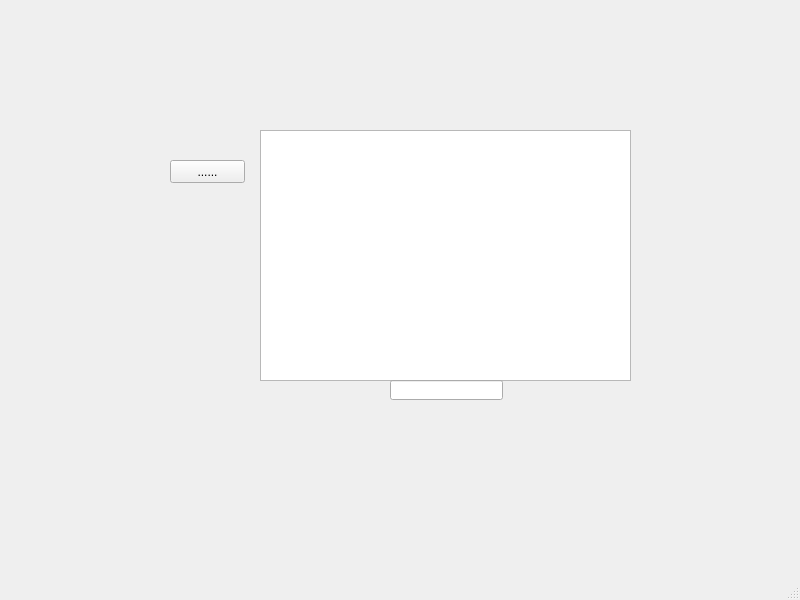
<?xml version="1.0" encoding="UTF-8"?>
<ui version="4.0">
 <class>MainWindow</class>
 <widget class="QMainWindow" name="MainWindow">
  <property name="geometry">
   <rect>
    <x>0</x>
    <y>0</y>
    <width>800</width>
    <height>600</height>
   </rect>
  </property>
  <property name="windowTitle">
   <string>MainWindow</string>
  </property>
  <widget class="QWidget" name="centralwidget">
   <widget class="QStackedWidget" name="stackedWidget">
    <property name="geometry">
     <rect>
      <x>20</x>
      <y>0</y>
      <width>741</width>
      <height>531</height>
     </rect>
    </property>
    <property name="currentIndex">
     <number>6</number>
    </property>
    <widget class="QWidget" name="page">
     <widget class="QLabel" name="label">
      <property name="geometry">
       <rect>
        <x>50</x>
        <y>-20</y>
        <width>691</width>
        <height>481</height>
       </rect>
      </property>
      <property name="text">
       <string/>
      </property>
      <property name="pixmap">
       <pixmap>../Abdelmoumen Djabu/BAckground.png</pixmap>
      </property>
      <property name="scaledContents">
       <bool>true</bool>
      </property>
     </widget>
     <widget class="QPushButton" name="Ajouter">
      <property name="geometry">
       <rect>
        <x>230</x>
        <y>70</y>
        <width>101</width>
        <height>20</height>
       </rect>
      </property>
      <property name="text">
       <string/>
      </property>
      <property name="flat">
       <bool>true</bool>
      </property>
     </widget>
     <widget class="QPushButton" name="Stat">
      <property name="geometry">
       <rect>
        <x>500</x>
        <y>70</y>
        <width>101</width>
        <height>20</height>
       </rect>
      </property>
      <property name="text">
       <string/>
      </property>
      <property name="flat">
       <bool>true</bool>
      </property>
     </widget>
     <widget class="QPushButton" name="Trier">
      <property name="geometry">
       <rect>
        <x>550</x>
        <y>420</y>
        <width>101</width>
        <height>20</height>
       </rect>
      </property>
      <property name="text">
       <string/>
      </property>
      <property name="flat">
       <bool>true</bool>
      </property>
     </widget>
     <widget class="QPushButton" name="Supprimer">
      <property name="geometry">
       <rect>
        <x>390</x>
        <y>430</y>
        <width>101</width>
        <height>20</height>
       </rect>
      </property>
      <property name="text">
       <string/>
      </property>
      <property name="flat">
       <bool>true</bool>
      </property>
     </widget>
     <widget class="QPushButton" name="Modifier">
      <property name="geometry">
       <rect>
        <x>220</x>
        <y>420</y>
        <width>101</width>
        <height>20</height>
       </rect>
      </property>
      <property name="text">
       <string/>
      </property>
      <property name="flat">
       <bool>true</bool>
      </property>
     </widget>
     <widget class="QPushButton" name="Place">
      <property name="geometry">
       <rect>
        <x>-2</x>
        <y>136</y>
        <width>111</width>
        <height>16</height>
       </rect>
      </property>
      <property name="text">
       <string/>
      </property>
      <property name="flat">
       <bool>true</bool>
      </property>
     </widget>
     <widget class="QPushButton" name="Abonnement">
      <property name="geometry">
       <rect>
        <x>3</x>
        <y>164</y>
        <width>111</width>
        <height>16</height>
       </rect>
      </property>
      <property name="text">
       <string/>
      </property>
      <property name="flat">
       <bool>true</bool>
      </property>
     </widget>
     <widget class="QTableView" name="tableView">
      <property name="geometry">
       <rect>
        <x>270</x>
        <y>120</y>
        <width>321</width>
        <height>221</height>
       </rect>
      </property>
     </widget>
     <widget class="QLineEdit" name="cherche">
      <property name="geometry">
       <rect>
        <x>360</x>
        <y>340</y>
        <width>113</width>
        <height>20</height>
       </rect>
      </property>
     </widget>
     <widget class="QPushButton" name="Active">
      <property name="geometry">
       <rect>
        <x>170</x>
        <y>150</y>
        <width>75</width>
        <height>23</height>
       </rect>
      </property>
      <property name="text">
       <string>......</string>
      </property>
     </widget>
     <widget class="QLabel" name="label_7">
      <property name="geometry">
       <rect>
        <x>-10</x>
        <y>-10</y>
        <width>721</width>
        <height>541</height>
       </rect>
      </property>
      <property name="text">
       <string/>
      </property>
      <property name="pixmap">
       <pixmap>Menu.png</pixmap>
      </property>
      <property name="scaledContents">
       <bool>true</bool>
      </property>
     </widget>
     <zorder>label_7</zorder>
     <zorder>label</zorder>
     <zorder>Ajouter</zorder>
     <zorder>Stat</zorder>
     <zorder>Trier</zorder>
     <zorder>Supprimer</zorder>
     <zorder>Modifier</zorder>
     <zorder>Place</zorder>
     <zorder>Abonnement</zorder>
     <zorder>tableView</zorder>
     <zorder>cherche</zorder>
     <zorder>Active</zorder>
    </widget>
    <widget class="QWidget" name="page_3">
     <widget class="QLabel" name="label_2">
      <property name="geometry">
       <rect>
        <x>110</x>
        <y>90</y>
        <width>451</width>
        <height>471</height>
       </rect>
      </property>
      <property name="text">
       <string/>
      </property>
      <property name="pixmap">
       <pixmap>../Abdelmoumen Djabu/AjoutAbo.png</pixmap>
      </property>
      <property name="scaledContents">
       <bool>true</bool>
      </property>
     </widget>
     <widget class="QLineEdit" name="Idedit">
      <property name="geometry">
       <rect>
        <x>250</x>
        <y>145</y>
        <width>261</width>
        <height>20</height>
       </rect>
      </property>
     </widget>
     <widget class="QLineEdit" name="Nomedit">
      <property name="geometry">
       <rect>
        <x>290</x>
        <y>178</y>
        <width>221</width>
        <height>20</height>
       </rect>
      </property>
     </widget>
     <widget class="QLineEdit" name="Predit">
      <property name="geometry">
       <rect>
        <x>330</x>
        <y>210</y>
        <width>191</width>
        <height>20</height>
       </rect>
      </property>
     </widget>
     <widget class="QLineEdit" name="Adedit">
      <property name="geometry">
       <rect>
        <x>330</x>
        <y>242</y>
        <width>191</width>
        <height>20</height>
       </rect>
      </property>
     </widget>
     <widget class="QLineEdit" name="Duredit">
      <property name="geometry">
       <rect>
        <x>310</x>
        <y>274</y>
        <width>211</width>
        <height>20</height>
       </rect>
      </property>
     </widget>
     <widget class="QPushButton" name="Ajouter2">
      <property name="geometry">
       <rect>
        <x>120</x>
        <y>430</y>
        <width>141</width>
        <height>20</height>
       </rect>
      </property>
      <property name="text">
       <string/>
      </property>
      <property name="flat">
       <bool>true</bool>
      </property>
     </widget>
     <widget class="QPushButton" name="Retour1">
      <property name="geometry">
       <rect>
        <x>410</x>
        <y>430</y>
        <width>131</width>
        <height>20</height>
       </rect>
      </property>
      <property name="text">
       <string/>
      </property>
      <property name="flat">
       <bool>true</bool>
      </property>
     </widget>
     <widget class="QLabel" name="label_8">
      <property name="geometry">
       <rect>
        <x>60</x>
        <y>0</y>
        <width>541</width>
        <height>491</height>
       </rect>
      </property>
      <property name="text">
       <string/>
      </property>
      <property name="pixmap">
       <pixmap>AjoutAbo.png</pixmap>
      </property>
      <property name="scaledContents">
       <bool>true</bool>
      </property>
     </widget>
     <zorder>label_8</zorder>
     <zorder>label_2</zorder>
     <zorder>Idedit</zorder>
     <zorder>Nomedit</zorder>
     <zorder>Predit</zorder>
     <zorder>Adedit</zorder>
     <zorder>Duredit</zorder>
     <zorder>Ajouter2</zorder>
     <zorder>Retour1</zorder>
    </widget>
    <widget class="QWidget" name="page_8">
     <widget class="QLabel" name="label_14">
      <property name="geometry">
       <rect>
        <x>144</x>
        <y>35</y>
        <width>401</width>
        <height>461</height>
       </rect>
      </property>
      <property name="text">
       <string/>
      </property>
      <property name="pixmap">
       <pixmap>SuppAbo.png</pixmap>
      </property>
      <property name="scaledContents">
       <bool>true</bool>
      </property>
     </widget>
     <widget class="QLineEdit" name="IdSup">
      <property name="geometry">
       <rect>
        <x>221</x>
        <y>203</y>
        <width>271</width>
        <height>22</height>
       </rect>
      </property>
     </widget>
     <widget class="QPushButton" name="Ajouter2_2">
      <property name="geometry">
       <rect>
        <x>740</x>
        <y>0</y>
        <width>141</width>
        <height>20</height>
       </rect>
      </property>
      <property name="text">
       <string/>
      </property>
      <property name="flat">
       <bool>true</bool>
      </property>
     </widget>
     <widget class="QPushButton" name="Supp">
      <property name="geometry">
       <rect>
        <x>160</x>
        <y>460</y>
        <width>141</width>
        <height>20</height>
       </rect>
      </property>
      <property name="text">
       <string/>
      </property>
      <property name="flat">
       <bool>true</bool>
      </property>
     </widget>
     <widget class="QPushButton" name="Annu">
      <property name="geometry">
       <rect>
        <x>380</x>
        <y>460</y>
        <width>141</width>
        <height>20</height>
       </rect>
      </property>
      <property name="text">
       <string/>
      </property>
      <property name="flat">
       <bool>true</bool>
      </property>
     </widget>
    </widget>
    <widget class="QWidget" name="page_4">
     <widget class="QLabel" name="label_4">
      <property name="geometry">
       <rect>
        <x>240</x>
        <y>70</y>
        <width>451</width>
        <height>471</height>
       </rect>
      </property>
      <property name="text">
       <string/>
      </property>
      <property name="pixmap">
       <pixmap>../Abdelmoumen Djabu/SupprimerPlace.png</pixmap>
      </property>
      <property name="scaledContents">
       <bool>true</bool>
      </property>
     </widget>
     <widget class="QLineEdit" name="Numedit">
      <property name="geometry">
       <rect>
        <x>330</x>
        <y>204</y>
        <width>221</width>
        <height>20</height>
       </rect>
      </property>
     </widget>
     <widget class="QPushButton" name="Supprimer3">
      <property name="geometry">
       <rect>
        <x>450</x>
        <y>460</y>
        <width>101</width>
        <height>20</height>
       </rect>
      </property>
      <property name="text">
       <string/>
      </property>
      <property name="flat">
       <bool>true</bool>
      </property>
     </widget>
     <widget class="QLabel" name="label_9">
      <property name="geometry">
       <rect>
        <x>161</x>
        <y>-1</y>
        <width>431</width>
        <height>520</height>
       </rect>
      </property>
      <property name="text">
       <string/>
      </property>
      <property name="pixmap">
       <pixmap>SuppPl.png</pixmap>
      </property>
      <property name="scaledContents">
       <bool>true</bool>
      </property>
     </widget>
     <zorder>label_9</zorder>
     <zorder>label_4</zorder>
     <zorder>Numedit</zorder>
     <zorder>Supprimer3</zorder>
    </widget>
    <widget class="QWidget" name="page_5">
     <widget class="QLabel" name="label_5">
      <property name="geometry">
       <rect>
        <x>210</x>
        <y>10</y>
        <width>461</width>
        <height>471</height>
       </rect>
      </property>
      <property name="text">
       <string/>
      </property>
      <property name="pixmap">
       <pixmap>../Abdelmoumen Djabu/ModifierPlace.png</pixmap>
      </property>
      <property name="scaledContents">
       <bool>true</bool>
      </property>
     </widget>
     <widget class="QLineEdit" name="NumEdit2">
      <property name="geometry">
       <rect>
        <x>350</x>
        <y>200</y>
        <width>191</width>
        <height>20</height>
       </rect>
      </property>
     </widget>
     <widget class="QLineEdit" name="DispoEdit2">
      <property name="geometry">
       <rect>
        <x>450</x>
        <y>230</y>
        <width>111</width>
        <height>20</height>
       </rect>
      </property>
     </widget>
     <widget class="QLineEdit" name="Dureedit2">
      <property name="geometry">
       <rect>
        <x>360</x>
        <y>260</y>
        <width>191</width>
        <height>20</height>
       </rect>
      </property>
     </widget>
     <widget class="QPushButton" name="Modifier2">
      <property name="geometry">
       <rect>
        <x>210</x>
        <y>410</y>
        <width>101</width>
        <height>20</height>
       </rect>
      </property>
      <property name="text">
       <string/>
      </property>
      <property name="flat">
       <bool>true</bool>
      </property>
     </widget>
     <widget class="QPushButton" name="Supprimer2_3">
      <property name="geometry">
       <rect>
        <x>460</x>
        <y>410</y>
        <width>101</width>
        <height>20</height>
       </rect>
      </property>
      <property name="text">
       <string/>
      </property>
      <property name="flat">
       <bool>true</bool>
      </property>
     </widget>
     <widget class="QLabel" name="label_10">
      <property name="geometry">
       <rect>
        <x>140</x>
        <y>30</y>
        <width>471</width>
        <height>431</height>
       </rect>
      </property>
      <property name="text">
       <string/>
      </property>
      <property name="pixmap">
       <pixmap>ModifPl.png</pixmap>
      </property>
      <property name="scaledContents">
       <bool>true</bool>
      </property>
     </widget>
     <zorder>label_10</zorder>
     <zorder>label_5</zorder>
     <zorder>NumEdit2</zorder>
     <zorder>DispoEdit2</zorder>
     <zorder>Dureedit2</zorder>
     <zorder>Modifier2</zorder>
     <zorder>Supprimer2_3</zorder>
    </widget>
    <widget class="QWidget" name="page_7">
     <widget class="QLabel" name="label_11">
      <property name="geometry">
       <rect>
        <x>160</x>
        <y>0</y>
        <width>431</width>
        <height>531</height>
       </rect>
      </property>
      <property name="text">
       <string/>
      </property>
      <property name="pixmap">
       <pixmap>ModifAbo.png</pixmap>
      </property>
      <property name="scaledContents">
       <bool>true</bool>
      </property>
     </widget>
     <widget class="QLineEdit" name="Id">
      <property name="geometry">
       <rect>
        <x>250</x>
        <y>196</y>
        <width>271</width>
        <height>22</height>
       </rect>
      </property>
     </widget>
     <widget class="QLineEdit" name="AncDur">
      <property name="geometry">
       <rect>
        <x>370</x>
        <y>247</y>
        <width>161</width>
        <height>22</height>
       </rect>
      </property>
     </widget>
     <widget class="QLineEdit" name="NouvDur">
      <property name="geometry">
       <rect>
        <x>370</x>
        <y>300</y>
        <width>161</width>
        <height>22</height>
       </rect>
      </property>
     </widget>
     <widget class="QPushButton" name="Modif">
      <property name="geometry">
       <rect>
        <x>196</x>
        <y>486</y>
        <width>93</width>
        <height>28</height>
       </rect>
      </property>
      <property name="text">
       <string/>
      </property>
      <property name="flat">
       <bool>true</bool>
      </property>
     </widget>
     <widget class="QPushButton" name="Ann">
      <property name="geometry">
       <rect>
        <x>440</x>
        <y>480</y>
        <width>93</width>
        <height>28</height>
       </rect>
      </property>
      <property name="text">
       <string/>
      </property>
      <property name="flat">
       <bool>true</bool>
      </property>
     </widget>
    </widget>
    <widget class="QWidget" name="page_6">
     <widget class="QLabel" name="label_6">
      <property name="geometry">
       <rect>
        <x>10</x>
        <y>10</y>
        <width>671</width>
        <height>491</height>
       </rect>
      </property>
      <property name="text">
       <string/>
      </property>
      <property name="pixmap">
       <pixmap>../Abdelmoumen Djabu/BAckgroundk.png</pixmap>
      </property>
      <property name="scaledContents">
       <bool>true</bool>
      </property>
     </widget>
     <widget class="QTableView" name="tableView_2">
      <property name="geometry">
       <rect>
        <x>240</x>
        <y>130</y>
        <width>371</width>
        <height>251</height>
       </rect>
      </property>
     </widget>
     <widget class="QLabel" name="label_12">
      <property name="geometry">
       <rect>
        <x>0</x>
        <y>10</y>
        <width>691</width>
        <height>511</height>
       </rect>
      </property>
      <property name="text">
       <string/>
      </property>
      <property name="pixmap">
       <pixmap>Menu.png</pixmap>
      </property>
      <property name="scaledContents">
       <bool>true</bool>
      </property>
     </widget>
     <widget class="QPushButton" name="Ann2">
      <property name="geometry">
       <rect>
        <x>220</x>
        <y>80</y>
        <width>93</width>
        <height>28</height>
       </rect>
      </property>
      <property name="text">
       <string/>
      </property>
      <property name="flat">
       <bool>true</bool>
      </property>
     </widget>
     <widget class="QPushButton" name="Ann3">
      <property name="geometry">
       <rect>
        <x>500</x>
        <y>80</y>
        <width>93</width>
        <height>28</height>
       </rect>
      </property>
      <property name="text">
       <string/>
      </property>
      <property name="flat">
       <bool>true</bool>
      </property>
     </widget>
     <widget class="QPushButton" name="Ann4">
      <property name="geometry">
       <rect>
        <x>540</x>
        <y>410</y>
        <width>93</width>
        <height>28</height>
       </rect>
      </property>
      <property name="text">
       <string/>
      </property>
      <property name="flat">
       <bool>true</bool>
      </property>
     </widget>
     <widget class="QPushButton" name="Ann5">
      <property name="geometry">
       <rect>
        <x>390</x>
        <y>410</y>
        <width>93</width>
        <height>28</height>
       </rect>
      </property>
      <property name="text">
       <string/>
      </property>
      <property name="flat">
       <bool>true</bool>
      </property>
     </widget>
     <widget class="QPushButton" name="Ann6">
      <property name="geometry">
       <rect>
        <x>220</x>
        <y>420</y>
        <width>93</width>
        <height>28</height>
       </rect>
      </property>
      <property name="text">
       <string/>
      </property>
      <property name="flat">
       <bool>true</bool>
      </property>
     </widget>
     <widget class="QPushButton" name="Ann7">
      <property name="geometry">
       <rect>
        <x>10</x>
        <y>140</y>
        <width>93</width>
        <height>28</height>
       </rect>
      </property>
      <property name="text">
       <string/>
      </property>
      <property name="flat">
       <bool>true</bool>
      </property>
     </widget>
     <widget class="QPushButton" name="Ann_8">
      <property name="geometry">
       <rect>
        <x>0</x>
        <y>170</y>
        <width>121</width>
        <height>21</height>
       </rect>
      </property>
      <property name="text">
       <string/>
      </property>
      <property name="flat">
       <bool>true</bool>
      </property>
     </widget>
     <widget class="QLineEdit" name="cherche_2">
      <property name="geometry">
       <rect>
        <x>370</x>
        <y>380</y>
        <width>113</width>
        <height>20</height>
       </rect>
      </property>
     </widget>
     <widget class="QPushButton" name="Active_2">
      <property name="geometry">
       <rect>
        <x>150</x>
        <y>160</y>
        <width>75</width>
        <height>23</height>
       </rect>
      </property>
      <property name="text">
       <string>......</string>
      </property>
     </widget>
     <zorder>label_12</zorder>
     <zorder>label_6</zorder>
     <zorder>tableView_2</zorder>
     <zorder>Ann2</zorder>
     <zorder>Ann3</zorder>
     <zorder>Ann4</zorder>
     <zorder>Ann5</zorder>
     <zorder>Ann6</zorder>
     <zorder>Ann7</zorder>
     <zorder>Ann_8</zorder>
     <zorder>cherche_2</zorder>
     <zorder>Active_2</zorder>
    </widget>
    <widget class="QWidget" name="page_2">
     <widget class="QLabel" name="label_3">
      <property name="geometry">
       <rect>
        <x>210</x>
        <y>-10</y>
        <width>361</width>
        <height>461</height>
       </rect>
      </property>
      <property name="text">
       <string/>
      </property>
      <property name="pixmap">
       <pixmap>../Abdelmoumen Djabu/AjoutPlace.png</pixmap>
      </property>
      <property name="scaledContents">
       <bool>true</bool>
      </property>
     </widget>
     <widget class="QLineEdit" name="NumEdit2_2">
      <property name="geometry">
       <rect>
        <x>310</x>
        <y>200</y>
        <width>181</width>
        <height>20</height>
       </rect>
      </property>
     </widget>
     <widget class="QLineEdit" name="DispoEdit2_2">
      <property name="geometry">
       <rect>
        <x>400</x>
        <y>232</y>
        <width>91</width>
        <height>20</height>
       </rect>
      </property>
     </widget>
     <widget class="QLineEdit" name="Dureedit2_2">
      <property name="geometry">
       <rect>
        <x>331</x>
        <y>263</y>
        <width>161</width>
        <height>20</height>
       </rect>
      </property>
     </widget>
     <widget class="QPushButton" name="Ajout">
      <property name="geometry">
       <rect>
        <x>220</x>
        <y>430</y>
        <width>75</width>
        <height>23</height>
       </rect>
      </property>
      <property name="text">
       <string/>
      </property>
      <property name="flat">
       <bool>true</bool>
      </property>
     </widget>
     <widget class="QPushButton" name="Retour">
      <property name="geometry">
       <rect>
        <x>420</x>
        <y>430</y>
        <width>75</width>
        <height>23</height>
       </rect>
      </property>
      <property name="text">
       <string/>
      </property>
      <property name="flat">
       <bool>true</bool>
      </property>
     </widget>
     <widget class="QLabel" name="label_13">
      <property name="geometry">
       <rect>
        <x>170</x>
        <y>10</y>
        <width>361</width>
        <height>481</height>
       </rect>
      </property>
      <property name="text">
       <string/>
      </property>
      <property name="pixmap">
       <pixmap>AjoutPla.png</pixmap>
      </property>
      <property name="scaledContents">
       <bool>true</bool>
      </property>
     </widget>
     <zorder>label_13</zorder>
     <zorder>label_3</zorder>
     <zorder>NumEdit2_2</zorder>
     <zorder>DispoEdit2_2</zorder>
     <zorder>Dureedit2_2</zorder>
     <zorder>Ajout</zorder>
     <zorder>Retour</zorder>
    </widget>
   </widget>
  </widget>
  <widget class="QMenuBar" name="menubar">
   <property name="geometry">
    <rect>
     <x>0</x>
     <y>0</y>
     <width>800</width>
     <height>26</height>
    </rect>
   </property>
  </widget>
  <widget class="QStatusBar" name="statusbar"/>
 </widget>
 <resources/>
 <connections/>
</ui>
